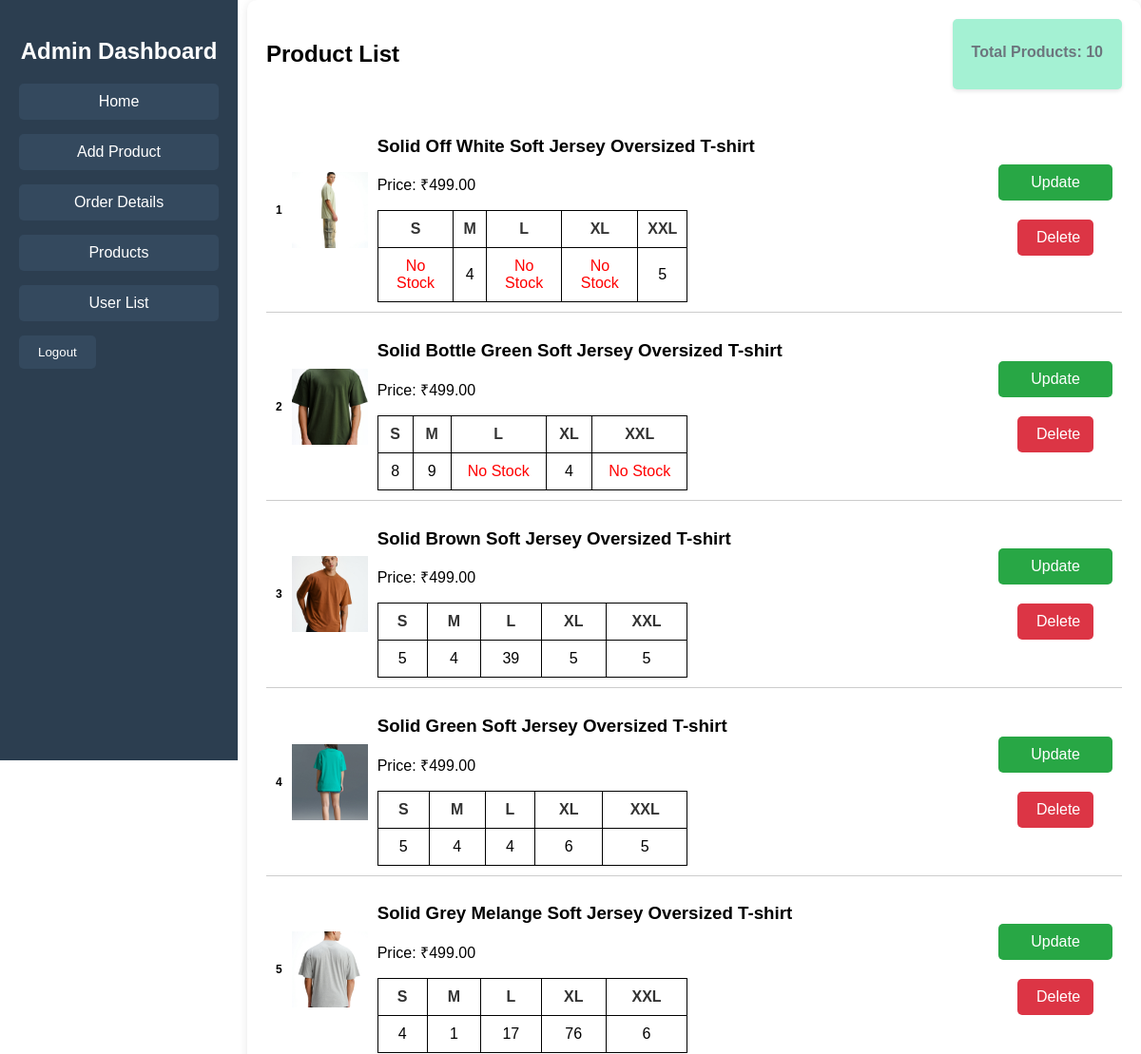
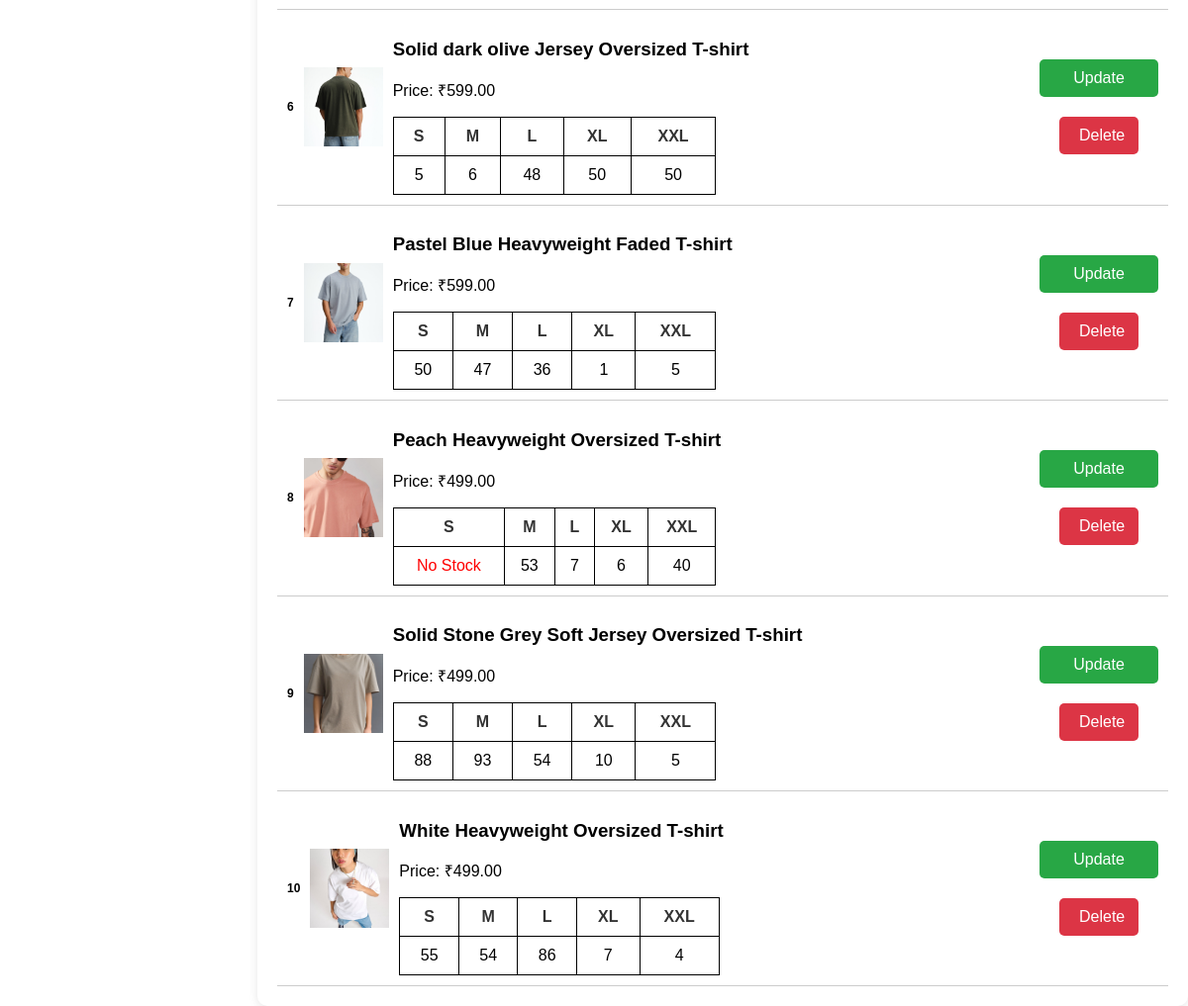
/admin/product_list.php?category=plain (signed in), run on the app's committed database (2 pictures, top to bottom).
### tables this page shows
CREATE TABLE IF NOT EXISTS `products` (
  `product_id` int NOT NULL AUTO_INCREMENT,
  `title` varchar(255) NOT NULL,
  `price` decimal(10,2) NOT NULL,
  `description` text NOT NULL,
  `category_id` int DEFAULT NULL,
  `stock_s` int DEFAULT '0',
  `stock_m` int DEFAULT '0',
  `stock_l` int DEFAULT '0',
  `stock_xl` int DEFAULT '0',
  `stock_xxl` int DEFAULT '0',
  `created_at` timestamp NULL DEFAULT CURRENT_TIMESTAMP,
  PRIMARY KEY (`product_id`),
  KEY `category_id` (`category_id`)
);

### admin/product_list.php (the view, shortened to what this page needs)
<?php
include('../db_connect.php');
$category_name = isset($_GET['category']) ? $_GET['category'] : '';
$category_name = mysqli_real_escape_string($conn, $category_name);
$query = "
    SELECT p.product_id, p.title, p.price, p.stock_s, p.stock_m, p.stock_l, p.stock_xl, p.stock_xxl, pi.image_path
    FROM products p
    LEFT JOIN product_images pi ON p.product_id = pi.product_id
    LEFT JOIN categories c ON p.category_id = c.category_id
    WHERE c.category_name = '$category_name'
    GROUP BY p.product_id
    ORDER BY p.product_id
";
$result = mysqli_query($conn, $query);
$total_products = mysqli_num_rows($result);
?>
<!DOCTYPE html>
<html lang="en">
<head>
    <link rel="stylesheet" href="admin.css">
</head>
<body>
    <div class="sidebar">
        <h2>Admin Dashboard</h2>
        <ul>
            <li><a href="admin_dashboard.php" class="outline-btn">Home</a></li>
            <li><a href="add_product.php" class="outline-btn">Add Product</a></li>
            <li><a href="order_details.php" class="outline-btn">Order Details</a></li>
            <li><a href="products.php" class="outline-btn">Products</a></li>
            <li><a href="user_details.php" class="outline-btn">User List</a></li>
            <li><button class="outline-btn" id="logoutBtn">Logout</button></li>
        </ul>
    </div>
    <div class="main-content">
        <div class="header">
            <h1>Product List</h1>
            <div class="total-products-card" style="float: right;">
                <p>Total Products: <?php echo $total_products; ?></p>
            </div>
        </div>
        <div class="product-list">
            <?php if ($total_products > 0): ?>
                <?php $product_number = 1;  ?>
                <?php while ($row = mysqli_fetch_assoc($result)): ?>
                    <div class="product-row">
                        <span class="product-number"><?php echo $product_number; ?></span>
                        <img src="<?php echo htmlspecialchars($row['image_path']); ?>" alt="<?php echo htmlspecialchars($row['title']); ?>" class="product-image">
                        <div class="product-details">
                            <h3 class="product-title"><?php echo htmlspecialchars($row['title']); ?></h3>
                            <p class="product-price">Price: ₹<?php echo htmlspecialchars($row['price']); ?></p>
                            <table class="size-table-custom">
                                <thead>
                                    <tr>
                                        <th>S</th>
                                        <th>M</th>
                                        <th>L</th>
                                        <th>XL</th>
                                        <th>XXL</th>
                                    </tr>
                                </thead>
                                <tbody>
                                    <tr>
                                        <td><?php echo ($row['stock_s'] > 0) ? $row['stock_s'] : '<span style="color: red;">No Stock</span>'; ?></td>
                                        <td><?php echo ($row['stock_m'] > 0) ? $row['stock_m'] : '<span style="color: red;">No Stock</span>'; ?></td>
                                        <td><?php echo ($row['stock_l'] > 0) ? $row['stock_l'] : '<span style="color: red;">No Stock</span>'; ?></td>
                                        <td><?php echo ($row['stock_xl'] > 0) ? $row['stock_xl'] : '<span style="color: red;">No Stock</span>'; ?></td>
                                        <td><?php echo ($row['stock_xxl'] > 0) ? $row['stock_xxl'] : '<span style="color: red;">No Stock</span>'; ?></td>
                                    </tr>
                                </tbody>
                            </table>
                        </div>
                        <div class="button-group" style="text-align: center;">
                            <a href="edit_product.php?product_id=<?php echo $row['product_id']; ?>" class="update-button">Update</a>
                            <button class="delete-button" data-product-id="<?php echo $row['product_id']; ?>">Delete</button>
                        </div>
                    </div>
                    <?php $product_number++;  ?>
                <?php endwhile; ?>
            <?php else: ?>
                <p>No products found in this category.</p>
            <?php endif; ?>
        </div>
    </div>
</body>
</html>

### admin/admin.css (style rules this page uses)
body { display: flex; font-family: Arial, sans-serif; margin: 0; }
.sidebar { width: 250px; background-color: #343a40; padding: 20px; position: fixed; top: 0; bottom: 0; color: #fff; }
.sidebar h2 { text-align: center; margin-bottom: 30px; color: #fff; }
.sidebar ul { list-style-type: none; padding: 0; }
.sidebar ul li { margin: 10px 0; }
.sidebar ul li a, .sidebar ul li button { display: block; padding: 12px; text-align: center; text-decoration: none; color: #fff; background-color: #495057; border-radius: 8px; transition: background-color 0.3s; border: none; cursor: pointer; }
.main-content { margin-left: 270px; padding: 20px; flex-grow: 1; }
.header h1 { font-size: 24px; margin-bottom: 10px; }
.header p { font-size: 16px; color: #6c757d; margin-bottom: 20px; }
.sidebar { width: 250px; height: 100vh; background-color: #2c3e50; position: fixed; top: 0; left: 0; padding: 20px; box-sizing: border-box; }
.sidebar h2 { color: #fff; text-align: center; margin-bottom: 20px; }
.sidebar ul { list-style: none; padding: 0; }
.sidebar ul li { margin-bottom: 15px; }
.sidebar ul li a, .sidebar ul li button { color: #fff; display: block; text-decoration: none; background-color: #34495e; padding: 10px 20px; border-radius: 5px; text-align: center; }
.main-content { margin-left: 260px; padding: 20px; background-color: #fff; border-radius: 10px; box-shadow: 0 2px 10px rgba(0, 0, 0, 0.1); }
.total-products-card { background-color: #a4f1d3; padding: 10px 20px; border-radius: 5px; box-shadow: 0 2px 4px rgba(0, 0, 0, 0.1); font-size: 18px; font-weight: bold; }
.update-button { width: 80px; background-color: #28a745; color: white; padding: 10px 20px; border: none; border-radius: 5px; text-decoration: none; font-size: 16px; margin-left: 10px; transition: background-color 0.3s ease; }
.delete-button { width: 120px; background-color: #dc3545; color: white; padding: 10px 20px; border: none; border-radius: 5px; font-size: 16px; transition: background-color 0.3s ease; margin-left: 10px; }
.button-group { display: flex; justify-content: center; align-items: center; gap: 10px; }
.size-table-custom { width: 50%; border-collapse: collapse; background-color: transparent; }
.size-table-custom th, .size-table-custom td { border: 1px solid black; padding: 10px; text-align: center; font-size: 16px; }
.size-table-custom th { color: #333; background-color: #ffffff; font-weight: bold; }
.product-row { display: flex; justify-content: space-between; align-items: center; padding: 10px; border-bottom: 1px solid #ccc; }
.product-image { width: 80px; height: 80px; object-fit: cover; margin-right: 10px; }
.product-details { flex: 1; }
.button-group { display: flex; gap: 10px; }
.button-group { display: flex; flex-direction: column; justify-content: center; align-items: center; }
.update-button, .delete-button { display: block; margin: 5px 0; width: 80px; }
.product-number { font-weight: bold; margin-right: 10px; font-size: 12px; }
.header { display: flex; justify-content: space-between; align-items: center; margin-bottom: 20px; }
.header h1 { margin: 0; font-size: 24px; }

### data on the page
products: shows a picture, title "Solid Off White Soft Jersey Oversized T-shirt", price "499.00", stock_s "No Stock", stock_m "4", stock_l "No Stock", stock_xl "No Stock", stock_xxl "5"
products: title (picture), title "Solid Bottle Green Soft Jersey Oversized T-shirt", price "499.00", stock_s "8", stock_m "9", stock_l "No Stock", stock_xl "4", stock_xxl "No Stock"
products: title (picture), title "Solid Brown Soft Jersey Oversized T-shirt", price "499.00", stock_s "5", stock_m "4", stock_l "39", stock_xl "5", stock_xxl "5"
products: title (picture), title "Solid Green Soft Jersey Oversized T-shirt", price "499.00", stock_s "5", stock_m "4", stock_l "4", stock_xl "6", stock_xxl "5"
products: title (picture), title "Solid Grey Melange Soft Jersey Oversized T-shirt", price "499.00", stock_s "4", stock_m "1", stock_l "17", stock_xl "76", stock_xxl "6"
products: title (picture), title "Solid dark olive Jersey Oversized T-shirt", price "599.00", stock_s "5", stock_m "6", stock_l "48", stock_xl "50", stock_xxl "50"
products: title (picture), title "Pastel Blue Heavyweight Faded T-shirt", price "599.00", stock_s "50", stock_m "47", stock_l "36", stock_xl "1", stock_xxl "5"
products: title (picture), title "Peach Heavyweight Oversized T-shirt", price "499.00", stock_s "No Stock", stock_m "53", stock_l "7", stock_xl "6", stock_xxl "40"
products: title (picture), title "Solid Stone Grey Soft Jersey Oversized T-shirt", price "499.00", stock_s "88", stock_m "93", stock_l "54", stock_xl "10", stock_xxl "5"
products: title (picture), title "White Heavyweight Oversized T-shirt", price "499.00", stock_s "55", stock_m "54", stock_l "86", stock_xl "7", stock_xxl "4"

### other printed values
$total_products "10"
